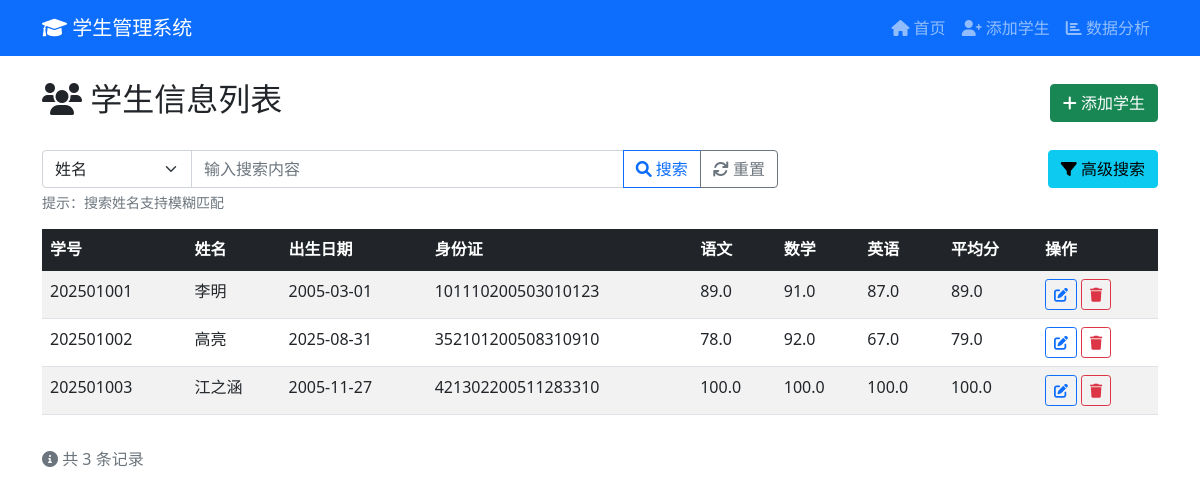
The page / on the database its author committed.
### tables this page shows
CREATE TABLE student (no TEXT PRIMARY KEY,name TEXT,year INT,month INT,day INT,id TEXT,chinese REAL,math REAL,english REAL);

### src/app.py (the view)
@app.route('/')
def index():
    conn = get_db_connection()
    students = conn.execute('SELECT * FROM student ORDER BY no').fetchall()
    conn.close()
    return render_template('index.html', students=students)

### src/app.py (called while the page is built)
def get_db_connection():
    conn = sqlite3.connect(DB_PATH)
    conn.row_factory = sqlite3.Row
    return conn

### templates/index.html (shortened to what this page needs)
{% extends "base.html" %} {% block content %}
<div class="d-flex justify-content-between align-items-center mb-4">
  <h2><i class="fas fa-users"></i> 学生信息列表</h2>
  <a href="{{ url_for('add_student') }}" class="btn btn-success">
    <i class="fas fa-plus"></i> 添加学生
  </a>
</div>
<div class="row mb-3">
    <div class="col-md-8">
        <form method="GET" action="{{ url_for('search') }}">
            <div class="input-group">
                <select class="form-select" name="type" style="max-width: 150px;" id="searchType">
                    <option value="name" {{ 'selected' if search_type == 'name' else '' }}>姓名</option>
                </select>
                <input type="text" class="form-control" name="query" placeholder="输入搜索内容"
                       value="{{ search_query or '' }}" id="searchInput">
                <button class="btn btn-outline-primary" type="submit">
                    <i class="fas fa-search"></i> 搜索
                </button>
                <a href="{{ url_for('index') }}" class="btn btn-outline-secondary">
                    <i class="fas fa-refresh"></i> 重置
                </a>
            </div>
            <small class="text-muted mt-1 d-block" id="searchHint">
                提示：搜索姓名支持模糊匹配
            </small>
        </form>
    </div>
    <div class="col-md-4 text-end">
        <a href="{{ url_for('advanced_search') }}" class="btn btn-info">
            <i class="fas fa-filter"></i> 高级搜索
        </a>
    </div>
</div>
{% if students %}
<div class="table-responsive">
  <table class="table table-striped table-hover">
    <thead class="table-dark">
      <tr>
        <th>学号</th>
        <th>姓名</th>
        <th>出生日期</th>
        <th>身份证</th>
        <th>语文</th>
        <th>数学</th>
        <th>英语</th>
        <th>平均分</th>
        <th>操作</th>
      </tr>
    </thead>
    <tbody>
      {% for student in students %}
      <tr>
        <td>{{ student.no }}</td>
        <td>{{ student.name }}</td>
        <td>
          {{ student.year }}-{{ "%02d"|format(student.month) }}-{{
          "%02d"|format(student.day) }}
        </td>
        <td>{{ student.id }}</td>
        <td>{{ "%.1f"|format(student.chinese) }}</td>
        <td>{{ "%.1f"|format(student.math) }}</td>
        <td>{{ "%.1f"|format(student.english) }}</td>
        <td>
          {{ "%.1f"|format((student.chinese + student.math + student.english) /
          3) }}
        </td>
        <td>
          <a
            href="{{ url_for('edit_student', student_no=student.no) }}"
            class="btn btn-sm btn-outline-primary"
          >
            <i class="fas fa-edit"></i>
          </a>
          <a
            href="{{ url_for('delete_student', student_no=student.no) }}"
            class="btn btn-sm btn-outline-danger"
            onclick="return confirm('确定要删除这个学生吗？')"
          >
            <i class="fas fa-trash"></i>
          </a>
        </td>
      </tr>
      {% endfor %}
    </tbody>
  </table>
</div>
<div class="mt-3">
  <p class="text-muted">
    <i class="fas fa-info-circle"></i>
    共 {{ students|length }} 条记录
  </p>
</div>
{% else %}
<div class="text-center mt-5">
  <i class="fas fa-users fa-3x text-muted mb-3"></i>
  <h4 class="text-muted">暂无学生信息</h4>
  <p class="text-muted">点击上方"添加学生"按钮开始添加学生信息</p>
</div>
{% endif %} {% endblock %}

### templates/base.html (shortened to what this page needs)
<!DOCTYPE html>
<html lang="zh-CN">
  <head>
    <link
      href="https://cdn.jsdelivr.net/npm/bootstrap@5.1.3/dist/css/bootstrap.min.css"
      rel="stylesheet"
    />
    <link
      href="https://cdnjs.cloudflare.com/ajax/libs/font-awesome/6.0.0/css/all.min.css"
      rel="stylesheet"
    />
  </head>
  <body>
    <nav class="navbar navbar-expand-lg navbar-dark bg-primary">
      <div class="container">
        <a class="navbar-brand" href="{{ url_for('index') }}">
          <i class="fas fa-graduation-cap"></i> 学生管理系统
        </a>
        <div class="navbar-nav ms-auto">
          <a class="nav-link" href="{{ url_for('index') }}">
            <i class="fas fa-home"></i> 首页
          </a>
          <a class="nav-link" href="{{ url_for('add_student') }}">
            <i class="fas fa-user-plus"></i> 添加学生
          </a>
          <a class="nav-link" href="{{ url_for('analytics') }}">
            <i class="fas fa-chart-bar"></i> 数据分析
          </a>
        </div>
      </div>
    </nav>
    <div class="container mt-4">
       {% block content %}{% endblock %}
    </div>
  </body>
</html>

### rows shown on the page
student: no "202501001", name "李明", year "2005", month "03", day "01", id "101110200503010123", chinese "89.0", math "91.0", english "87.0", chinese+math+english "89.0"
student: no "202501002", name "高亮", year "2025", month "08", day "31", id "352101200508310910", chinese "78.0", math "92.0", english "67.0", chinese+math+english "79.0"
student: no "202501003", name "江之涵", year "2005", month "11", day "27", id "421302200511283310", chinese "100.0", math "100.0", english "100.0", chinese+math+english "100.0"

### other values the page prints
{{ students|length }} "3"
